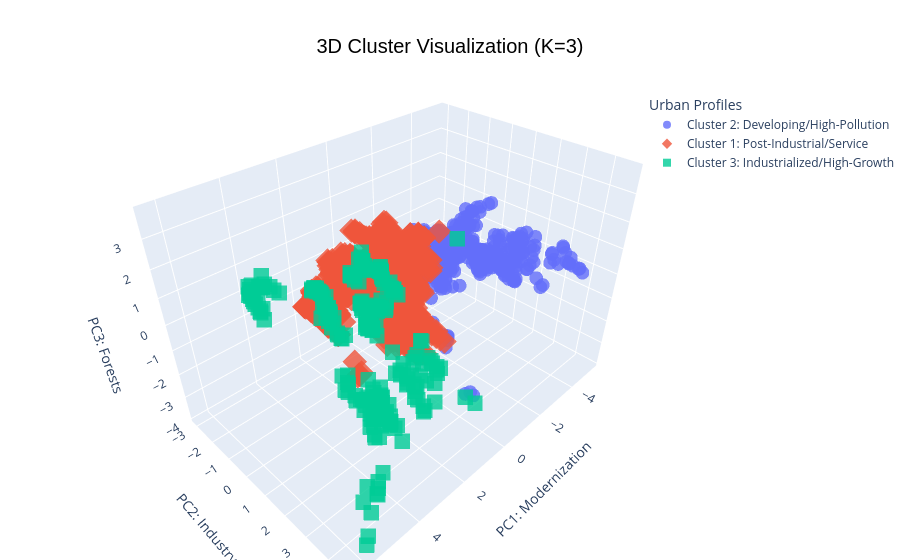

This figure's notebook cell:
### Code cell
import plotly.express as px

# Cluster 0: Mid PC1, Low PC2 (Service Economies)
# Cluster 1: Low PC1, Mid PC2 (Developing/Forest-Rich)
# Cluster 2: High PC1, High PC2 (Industrial Giants)
cluster_map = {
    '0': 'Cluster 1: Post-Industrial/Service',
    '1': 'Cluster 2: Developing/High-Pollution',
    '2': 'Cluster 3: Industrialized/High-Growth'
}

pca_df['Cluster_Name'] = pca_df['Cluster'].map(cluster_map)

fig = px.scatter_3d(pca_df, x='PC1', y='PC2', z='PC3',
                    color='Cluster_Name', 
                    symbol='Cluster_Name',
                    hover_name=df['country'], 
                    title=f"Part E: 3D Cluster Visualization (K={optimal_k})",
                    labels={
                        'PC1': 'PC1: Modernization', 
                        'PC2': 'PC2: Industry', 
                        'PC3': 'PC3: Forests'
                    },
                    opacity=0.8)

fig.update_layout(
    title=dict(
        text=f"3D Cluster Visualization (K={optimal_k})",
        x=0.5,
        xanchor='center',
        y=0.93,
        yanchor='top',
        font=dict(size=20, family="Arial", color="black")
    ),
    legend=dict(
        title="Urban Profiles",
        x=0.8, 
        y=0.9,
        bgcolor="rgba(255,255,255,0.5)" 
    ),
    margin=dict(l=0, r=0, b=0, t=40),
    scene=dict(
        xaxis_title='PC1: Modernization',
        yaxis_title='PC2: Industry',
        zaxis_title='PC3: Forests'
    )
)

fig.show()

### Figure 1 — Plotly figure (JSON) as saved in the notebook; plotly's stock layout.template omitted (floating-point values rounded to 4 significant figures; data arrays with more than 128 entries replaced by an {"elided": "..."} marker saying what was removed)
{"data": [{"hovertemplate": "<b>%{hovertext}</b><br><br>Cluster_Name=Cluster 2: Developing/High-Pollution<br>PC1: Modernization=%{x}<br>PC2: Industry=%{y}<br>PC3: Forests=%{z}<extra></extra>", "hovertext": {"elided": "394 str values"}, "legendgroup": "Cluster 2: Developing/High-Pollution", "marker": {"color": "#636efa", "opacity": 0.8, "symbol": "circle"}, "mode": "markers", "name": "Cluster 2: Developing/High-Pollution", "scene": "scene", "showlegend": true, "type": "scatter3d", "x": {"elided": "394 float values"}, "y": {"elided": "394 float values"}, "z": {"elided": "394 float values"}}, {"hovertemplate": "<b>%{hovertext}</b><br><br>Cluster_Name=Cluster 1: Post-Industrial/Service<br>PC1: Modernization=%{x}<br>PC2: Industry=%{y}<br>PC3: Forests=%{z}<extra></extra>", "hovertext": {"elided": "966 str values"}, "legendgroup": "Cluster 1: Post-Industrial/Service", "marker": {"color": "#EF553B", "opacity": 0.8, "symbol": "diamond"}, "mode": "markers", "name": "Cluster 1: Post-Industrial/Service", "scene": "scene", "showlegend": true, "type": "scatter3d", "x": {"elided": "966 float values"}, "y": {"elided": "966 float values"}, "z": {"elided": "966 float values"}}, {"hovertemplate": "<b>%{hovertext}</b><br><br>Cluster_Name=Cluster 3: Industrialized/High-Growth<br>PC1: Modernization=%{x}<br>PC2: Industry=%{y}<br>PC3: Forests=%{z}<extra></extra>", "hovertext": {"elided": "251 str values"}, "legendgroup": "Cluster 3: Industrialized/High-Growth", "marker": {"color": "#00cc96", "opacity": 0.8, "symbol": "square"}, "mode": "markers", "name": "Cluster 3: Industrialized/High-Growth", "scene": "scene", "showlegend": true, "type": "scatter3d", "x": {"elided": "251 float values"}, "y": {"elided": "251 float values"}, "z": {"elided": "251 float values"}}], "layout": {"legend": {"bgcolor": "rgba(255,255,255,0.5)", "title": {"text": "Urban Profiles"}, "tracegroupgap": 0, "x": 0.8, "y": 0.9}, "margin": {"b": 0, "l": 0, "r": 0, "t": 40}, "scene": {"domain": {"x": [0, 1], "y": [0, 1]}, "xaxis": {"title": {"text": "PC1: Modernization"}}, "yaxis": {"title": {"text": "PC2: Industry"}}, "zaxis": {"title": {"text": "PC3: Forests"}}}, "title": {"font": {"color": "black", "family": "Arial", "size": 20}, "text": "3D Cluster Visualization (K=3)", "x": 0.5, "xanchor": "center", "y": 0.93, "yanchor": "top"}}}
